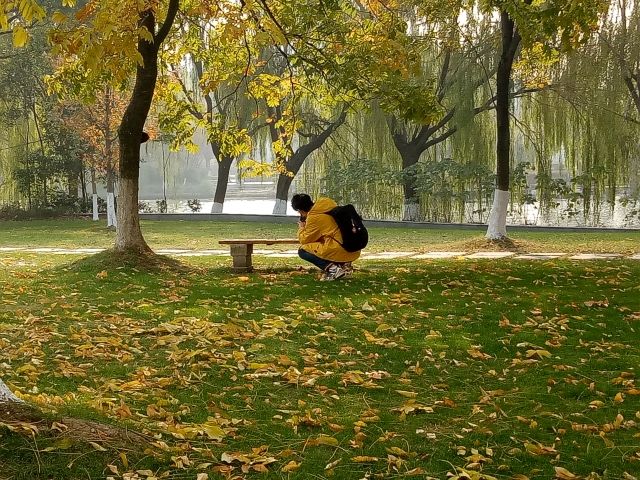
#> input picture 资源/实例代码/8.1  模板匹配/stardust/scenery.jpg, 640 x 480 px
$ python stardust.py
#> lines starting #> are read from the running program, lines starting #| are printed output that depends on the picture; after the words box and inside, x2 and y2 are one past the last pixel; in counts of white or black regions, pixels touching at a corner belong together
#file      stardust.py
#author    凡尘(Kevin Brooks)
#version   1.0
#date      2021_02_18
#github    https://github.com/stardust-scitech/OpenCM
#copyright Copyright (C) 2018, Stardust Studio, All Rights Reserved
#license   http://www.apache.org/licenses/LICENSE-2.0

#导入cv2模块，定义别名为cv
import cv2 as cv
#导入数学运算库，定义别名为np
import numpy as np

#加载目标图片
img_target = cv.imread("scenery.jpg")
#> img_target is the input picture: shape (480, 640, 3); mean B, G, R 49.8, 105.3, 111
#BGR转灰度
gray_target = cv.cvtColor(img_target, cv.COLOR_BGR2GRAY)
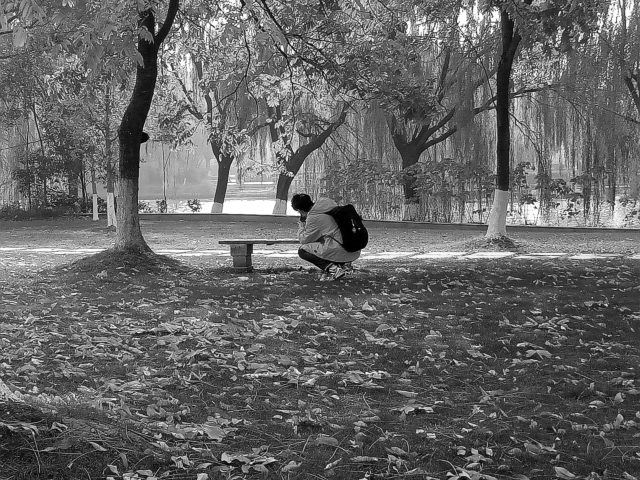
#> gray_target: shape (480, 640); min 0, max 255, mean 100.7
#加载模板图片
img_template = cv.imread("boy.jpg")
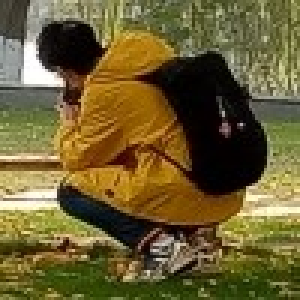
#> input picture 资源/实例代码/8.1  模板匹配/stardust/boy.jpg, 100 x 100 px (shown 3 times larger)
#> img_template is the input picture: shape (100, 100, 3); mean B, G, R 49.6, 94.2, 107.9
#BGR转灰度
gray_template = cv.cvtColor(img_template, cv.COLOR_BGR2GRAY)
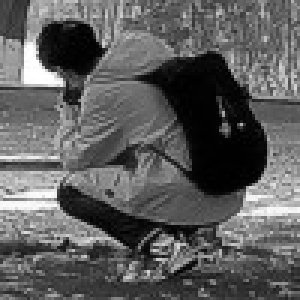
#> gray_template: shape (100, 100) (shown 3 times larger); min 0, max 255, mean 93.2
#获取图像宽度和长度
rows, cons = img_template.shape[:2]
#> rows = 100; cons = 100
#进行模板匹配操作
val = cv.matchTemplate(gray_target,gray_template,cv.TM_SQDIFF)
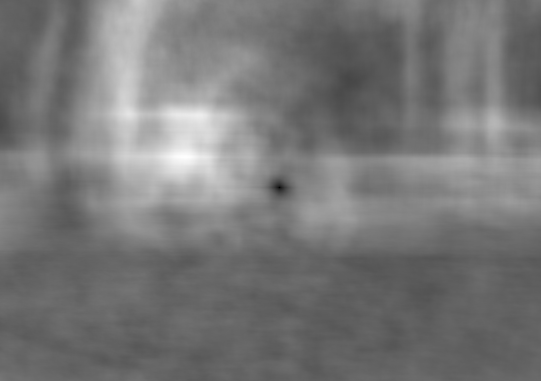
#> val: shape (381, 541) float32; min 135848, max 119260808, mean 56091064; drawn with min black and max white
#获取矩阵的最小值和最大值，并得到对应值索引
min_val, max_val, min_loc, max_loc = cv.minMaxLoc(val)
#> min_val = 135848; max_val = 119260808; min_loc = (279, 187); max_loc = (186, 157)
#模板图片在目标图片的坐上角坐标
top_left = min_loc
#> top_left = (279, 187)
#模板图片在目标图片的右下上角坐标
bottom_right = (min_loc[0] + rows, min_loc[1] + cons) #右下角的位
#> bottom_right = (379, 287)
#在目标图片上框选模板图片
cv.rectangle(img_target,top_left, bottom_right, (0,0,255), 4)
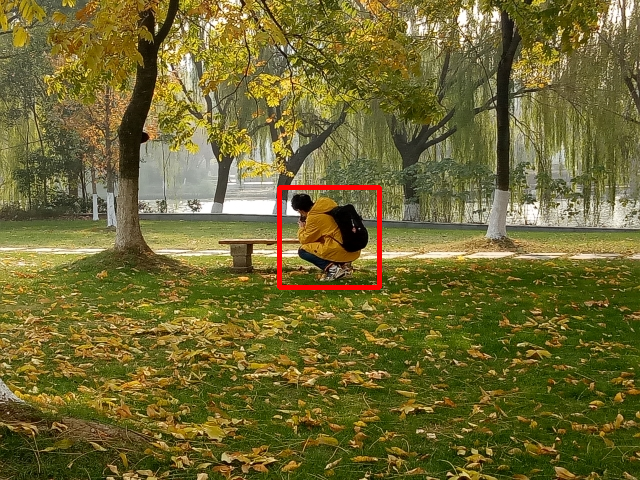
#> img_target: shape (480, 640, 3); 0.65% of pixels changed, all inside (x1, y1, x2, y2) = (277, 185, 382, 290)
#显示模板图片
cv.imshow("Template image", img_template)
#显示匹配后的图片
cv.imshow("Matched image",img_target)
#等待按下任意按键继续运行下一条语句
cv.waitKey(0)
